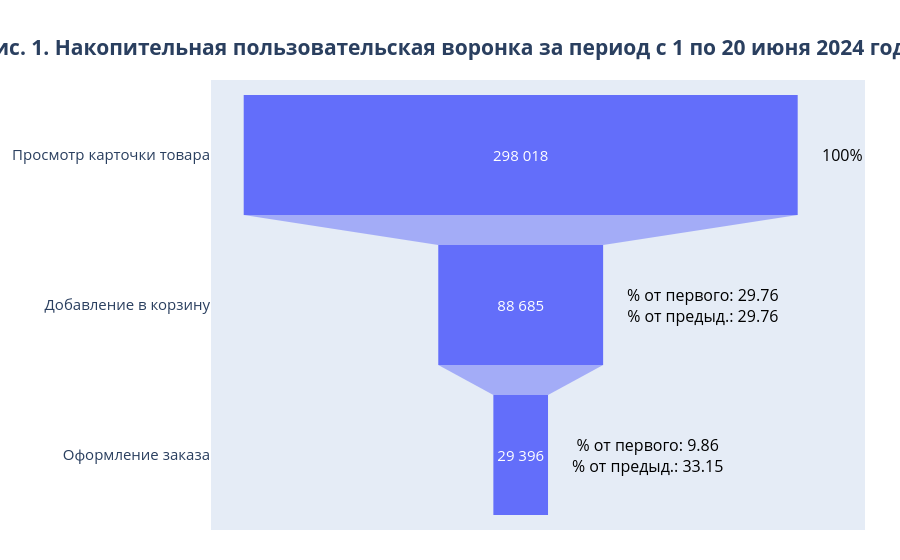

Here is the notebook cell this chart was saved with:
### Code cell
funnel_viz_df = con.execute(user_based_cumulative_funnel_query).df()
row = funnel_viz_df.iloc[0]

stages = ["Просмотр карточки товара", "Добавление в корзину", "Оформление заказа"]
values = [int(row['users_viewed']), int(row['users_carted']), int(row['users_ordered'])]

inside_labels = [f"{v:,}".replace(",", " ") for v in values]

outside_labels = [
    "100%",
    f"% от первого: {row['user_view_to_cart_cr']}<br>% от предыд.: {row['user_view_to_cart_cr']}",
    f"% от первого: {row['user_view_to_order_cr']}<br>% от предыд.: {row['user_cart_to_order_cr']}"
]

fig = px.funnel(
    x=values,
    y=stages,
    text=inside_labels,
    title="Рис. 1. Накопительная пользовательская воронка за период с 1 по 20 июня 2024 года"
)

fig.update_traces(
    textposition='inside',
    texttemplate="%{text}",
    hoverinfo='skip',
    hovertemplate=None
)

annotations = []

gap = 12000

for i, stage in enumerate(stages):
    x_pos = (values[i] / 2) + gap

    annotations.append(dict(
        x=x_pos,
        y=stage,
        text=outside_labels[i],
        xanchor='left',
        yanchor='middle',
        showarrow=False,
        font=dict(size=16, color="black")
    ))

fig.update_layout(
    title={
        'text': "<b>Рис. 1. Накопительная пользовательская воронка за период с 1 по 20 июня 2024 года<b>",
        'x': 0.5,
        'xanchor': 'center',
        'yanchor': 'top'
    },
    font=dict(size=15),
    showlegend=False,
    yaxis_title=None,
    annotations=annotations,
    margin=dict(l=35, r=35, t=80, b=30)
)

fig.show()

### Figure 1 — Plotly figure (JSON) as saved in the notebook; plotly's stock layout.template omitted (floating-point values rounded to 4 significant figures)
{"data": [{"hoverinfo": "skip", "legendgroup": "", "marker": {"color": "#636efa"}, "name": "", "orientation": "h", "showlegend": false, "text": ["298 018", "88 685", "29 396"], "textposition": "inside", "texttemplate": "%{text}", "type": "funnel", "x": [298018, 88685, 29396], "xaxis": "x", "y": ["Просмотр карточки товара", "Добавление в корзину", "Оформление заказа"], "yaxis": "y"}], "layout": {"annotations": [{"font": {"color": "black", "size": 16}, "showarrow": false, "text": "100%", "x": 161009, "xanchor": "left", "y": "Просмотр карточки товара", "yanchor": "middle"}, {"font": {"color": "black", "size": 16}, "showarrow": false, "text": "% от первого: 29.76<br>% от предыд.: 29.76", "x": 56340.0, "xanchor": "left", "y": "Добавление в корзину", "yanchor": "middle"}, {"font": {"color": "black", "size": 16}, "showarrow": false, "text": "% от первого: 9.86<br>% от предыд.: 33.15", "x": 26698, "xanchor": "left", "y": "Оформление заказа", "yanchor": "middle"}], "font": {"size": 15}, "legend": {"tracegroupgap": 0}, "margin": {"b": 30, "l": 35, "r": 35, "t": 80}, "showlegend": false, "title": {"text": "<b>Рис. 1. Накопительная пользовательская воронка за период с 1 по 20 июня 2024 года<b>", "x": 0.5, "xanchor": "center", "yanchor": "top"}, "xaxis": {"anchor": "y", "domain": [0, 1], "title": {"text": "x"}}, "yaxis": {"anchor": "x", "domain": [0, 1], "title": {}}}}
